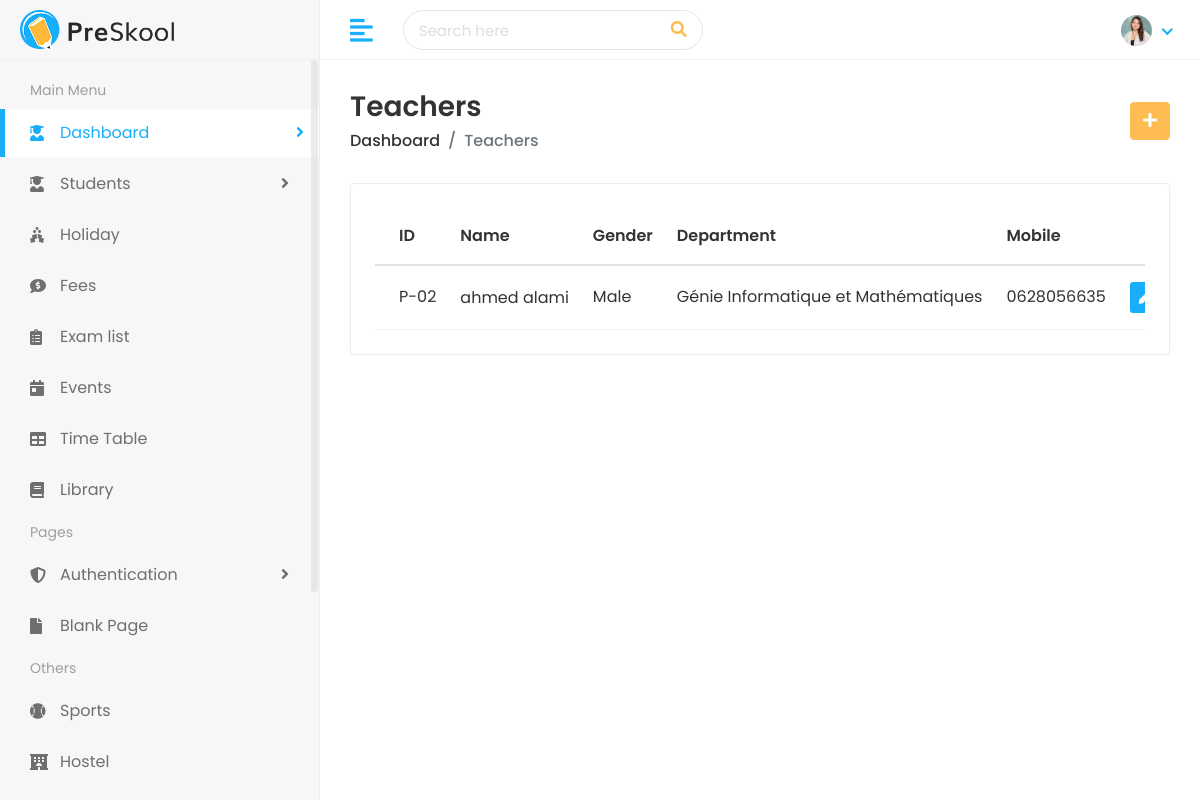
Page /teacher/list/ on the committed database.
### teacher/models.py (models this page shows, shortened)
class Teacher(models.Model):
    teacher_id = models.CharField(max_length=50, unique=True)
    first_name = models.CharField(max_length=100)
    last_name = models.CharField(max_length=100)
    gender = models.CharField(max_length=20)
    date_of_birth = models.DateField()
    mobile_number = models.CharField(max_length=20)
    joining_date = models.DateField()
    experience = models.CharField(max_length=50)
    address = models.TextField()
    department = models.ForeignKey(Department, on_delete=models.CASCADE)

### department/models.py (models this page shows, shortened)
class Department(models.Model):
    department_id = models.CharField(max_length=50, unique=True)
    department_name = models.CharField(max_length=100)
    head_of_department = models.CharField(max_length=100)
    start_date = models.DateField()
    no_of_students = models.IntegerField(default=0)

### teacher/views.py (the view)
# urls.py: path('list/', views.teacher_list, name='teacher_list'),
def teacher_list(request):
    teachers = Teacher.objects.all()
    return render(request, 'teacher/teachers.html', {'teachers': teachers})

### templates/teacher/teachers.html (shortened to what this page needs)
{% extends 'Home/base.html' %}
{% load static %}
{% block body %}
<div class="page-wrapper">
    <div class="content container-fluid">
        <div class="page-header">
            <div class="row align-items-center">
                <div class="col">
                    <h3 class="page-title">Teachers</h3>
                    <ul class="breadcrumb">
                        <li class="breadcrumb-item"><a href="{% url 'teacher_list' %}">Dashboard</a></li>
                        <li class="breadcrumb-item active">Teachers</li>
                    </ul>
                </div>
                <div class="col-auto text-right float-right ml-auto">
                    <a href="{% url 'add_teacher' %}" class="btn btn-primary"><i class="fas fa-plus"></i></a>
                </div>
            </div>
        </div>
        <div class="row">
            <div class="col-sm-12">
                <div class="card card-table">
                    <div class="card-body">
                        <div class="table-responsive">
                            <table class="table table-hover table-center mb-0 datatable">
                                <thead>
                                    <tr>
                                        <th>ID</th>
                                        <th>Name</th>
                                        <th>Gender</th>
                                        <th>Department</th>
                                        <th>Mobile</th>
                                        <th class="text-right">Action</th>
                                    </tr>
                                </thead>
                                <tbody>
                                    {% for teacher in teachers %}
                                    <tr>
                                        <td>{{ teacher.teacher_id }}</td>
                                        <td>
                                            <h2 class="table-avatar">
                                                <h2><a href="{% url 'view_teacher' teacher.id %}">{{ teacher.first_name }} {{ teacher.last_name }}</a></h2>
                                            </h2>
                                        </td>
                                        <td>{{ teacher.gender }}</td>
                                        <td>{{ teacher.department.department_name }}</td>
                                        <td>{{ teacher.mobile_number }}</td>
                                        <td class="text-right">
                                            <div class="actions">
                                                <a href="{% url 'edit_teacher' teacher.id %}" class="btn btn-sm bg-success-light mr-2">
                                                    <i class="fas fa-pen"></i>
                                                </a>
                                            </div>
                                        </td>
                                    </tr>
                                    {% empty %}
                                    <tr>
                                        <td colspan="6" class="text-center">No Teachers Found!</td>
                                    </tr>
                                    {% endfor %}
                                </tbody>
                            </table>
                        </div>
                    </div>
                </div>
            </div>
        </div>
    </div>
</div>
{% endblock %}

### static/assets/css/style.css (style rules this page uses)
html { height: 100%; }
body { background-color: #fff; color: #333; font-family: 'Poppins', sans-serif; font-size: 1rem; height: 100%; line-height: 1.5; overflow-x: hidden; }
h1, h2, h3, h4, h5, h6 { font-family: 'Poppins', sans-serif; margin-top: 0; }
ul, ol { padding: 0px; list-style: none; }
.table { color: #333; max-width: 100%; margin-bottom: 0; width: 100%; }
table.table td h2 { display: inline-block; font-size: inherit; font-weight: 400; margin: 0; padding: 0; vertical-align: middle; }
table.table td h2.table-avatar { align-items: center; display: inline-flex; font-size: inherit; font-weight: 400; margin: 0; padding: 0; vertical-align: middle; white-space: nowrap; }
table.table td h2 a { color: #333; }
.table thead tr th { font-weight: 600; }
.table tbody tr { border-bottom: 1px solid rgba(0, 0, 0, 0.05); }
.table.table-center td, .table.table-center th { vertical-align: middle; }
.card-table .card-body .table > thead > tr > th { border-top: 0; }
.card-table .card-body .table tr td:first-child, .card-table .card-body .table tr th:first-child { padding-left: 1.5rem; }
.card-table .card-body .table tr td:last-child, .card-table .card-body .table tr th:last-child { padding-right: 1.5rem; }
.card-table .table td, .card-table .table th { border-top: 1px solid #e2e5e8; padding: 1rem 0.75rem; white-space: nowrap; }
.btn-primary { background-color: #FFBC53; border: 1px solid #FFBC53; }
.card { border: 1px solid #ececf5; box-shadow: 0 1px 3px 0 rgba(0, 0, 0, 0.03); margin-bottom: 1.875rem; }
.card-body { padding: 1.5rem; }
.bg-success-light { background-color: #18aefa; color: #fff; }
.page-wrapper { margin-left: 320px; padding-top: 60px; position: relative; transition: all 0.4s ease; }
.page-wrapper > .content { padding: 1.875rem 1.875rem 0; }
.page-header { margin-bottom: 1.875rem; }
.page-header .breadcrumb { background-color: transparent; color: #6c757d; font-size: 1rem; font-weight: 500; margin-bottom: 0; padding: 0; }
.page-header .breadcrumb a { color: #333; }
.page-title { font-size: 28px; font-weight: 600; color: #333; margin-bottom: 5px; }

### rows in the picture
Teacher: teacher_id "P-02", first_name "ahmed", last_name "alami", gender "Male", department.department_name "Génie Informatique et Mathématiques", mobile_number "0628056635"
